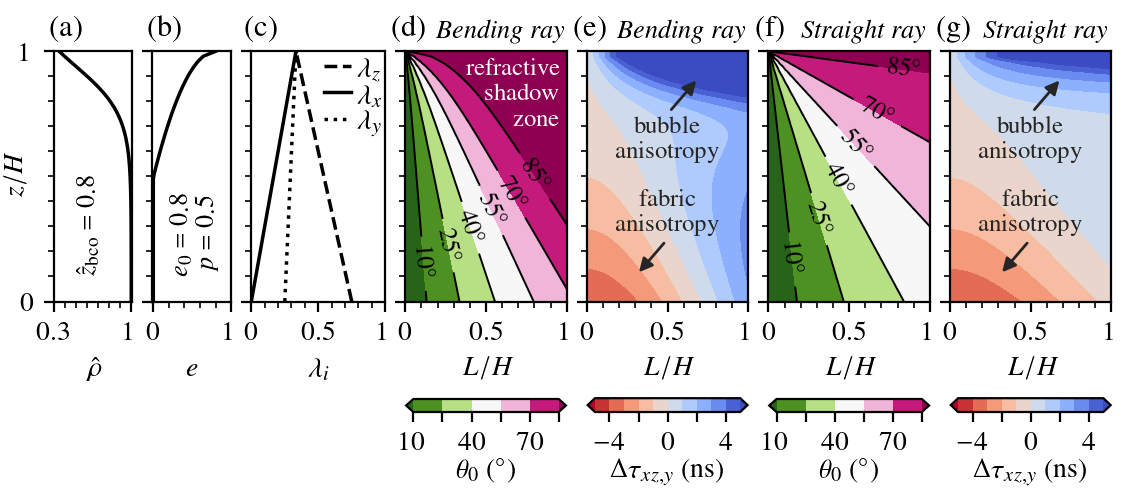

The script that saved this image:
#!/usr/bin/python3
# Nicholas M. Rathmann <rathmann@nbi.ku.dk>, 2025-

"""
Calculate propagation angles, refractive shadow zone (RSZ), and dTWTT for an idealized column
"""

import numpy as np
import sys, code # code.interact(local=locals())
sys.path.append("../../lib")
from MG import *

""" 
Initialize model
"""

Nl, Ns = 50, 30

### Geometry

H = 250 # ice thickness (m)
L = np.linspace(0,H,Ns) # half-offsets sampled (L=0 is nadir)

### PP profiles

cx0, cz0 = 1/3, 1/3
cx1, cz1 = 0.0, 0.75
cij = (cx0,cx1, cz0,cz1)

zbc0 = 0.8 # normalized BCO height (level)

### Init

MG = MaxwellGarnettColumn(H=H, L=L, Nl=Nl)
MG.set_physprops(zbc0, *cij)

### Debug by enabling/disabling different parts of the PP profiles

#MG.set_physprops(zbc0, *cij, e0=0) # disable bubble (structural) anisotropy
#MG.set_physprops_solidice(*[1/3]*4) # disable fabric anisotropy
#MG.set_physprops_solidice(*cij) # disable densification AND bubble anisotropy (solid, anisotropic ice)

"""
Setup figure
"""

scale = 0.65
fig = plt.figure(figsize=(10.5*scale, 2.5*scale))

k = 2.05
gs0 = fig.add_gridspec(1, 7, wspace=0.15, width_ratios=[1,1,1.7, k,k,k,k])
ax1 = fig.add_subplot(gs0[0, 0])
axes = [ax1,]
axes += [fig.add_subplot(gs0[0, 1+_], sharey=ax1) for _ in range(6)]
(ax1,ax2,ax3,ax4,ax5,ax6,ax7) = axes

FSLEG = 10

"""
Plot PP profiles
"""

kw = dict(lw=1.25)
MG.plot_density(ax1, **kw)
MG.plot_eccentricity(ax2, **kw)
MG.plot_eigenvalues(ax3, cy='k', **kw)
ax3.legend(loc=1, frameon=False, fontsize=FSLEG, handlelength=1.0, handletextpad=0.2, labelspacing=0.04, bbox_to_anchor=(1.16,1.08))

kw = dict(fontsize=FSLEG-0.5, rotation=90, ha='left', va='bottom', ma='center')
ax1.text(0.5, 0.1, r'$\hat{z}_{\mathrm{bco}}=%.1f$'%(MG.zbco), **kw)
ax2.text(0.2, 0.1, "$e_0=%.1f$\n$p=%.1f$"%(MG.e0,MG.p), **kw)

"""
Plot angles
"""

kw_ang = dict(fig=fig, cby=-0.23, cbh=0.04, fsc=FSLEG-1)

ml = [(x, 0.1+0.5*x) for x in np.linspace(0.1, 0.8, 6)]
MG.plot_ang(ax4, MG.th0deg, clabel=r'$\theta_0$ $(^\circ)$', ml=ml, **kw_ang)

y0 = 0.0
yml = lambda x: y0 + (0.8-y0)*(x*1.4)**1
xv = np.linspace(0.15, 0.85, 6)
ml = [(x, yml(x)) for x in xv] # manual locations
MG.plot_ang(ax6, MG.alphadeg, clabel=r'$\theta_0$ $(^\circ)$', ml=ml, **kw_ang)

ax4.text(0.96, 0.975, "refractive\nshadow\nzone", c='0.97', fontsize=FSLEG-1, ha='right', va='top', ma='right')

"""
Plot dTWTT
"""

kw_dTWTT = dict(fig=fig, cby=kw_ang['cby'], cbh=0.0425, fsc=kw_ang['fsc'])

MG.plot_dTWTT(ax5, **kw_dTWTT)
MG.plot_dTWTT(ax7, direct=True, **kw_dTWTT)

labels = [r"Bending ray",]*2 + ["Straight ray",]*2
for ii,ax in enumerate((ax4,ax5,ax6,ax7)):
    ax.text(0.98, 1.03, r'\textit{%s}'%(labels[ii]), fontsize=FSLEG-0.5, ha='right', va='bottom')

for ax in (ax5,ax7):
    c = "0.15"
    kw = dict(fontsize=FSLEG-1, ha='center', ma='center', c=c)
    ax.text(0.5, 0.55, "bubble\n anisotropy", va='bottom', **kw)
    ax.text(0.5, 0.45, "fabric\n anisotropy", va='top', **kw)
    kwarrprop = dict(arrowstyle="-|>", fc=c, ec=c)
    ax.annotate("", xytext=(0.5, 0.75), xy=(0.7, 0.9), arrowprops=kwarrprop)
    ax.annotate("", xytext=(0.5, 0.25), xy=(0.3, 0.1), arrowprops=kwarrprop)

"""
Warp up and save plot
"""

for ii, ax in enumerate(axes):
    if ii>0: plt.setp(ax.get_yticklabels(), visible=False)
    else:    MG._set_yaxis(ax)
        
    kw = dict(loc=2, frameon=False, prop=dict(size=11), bbox_to_anchor=(-0.4 +(ii>=2)*0.15, 1.25), bbox_transform=ax.transAxes)
    at = AnchoredText(r'{(%s)}'%(chr(ord('a')+ii)), **kw)
    ax.add_artist(at)
    
plt.savefig('RSZ.png', dpi=200, bbox_inches='tight', pad_inches=0.02)
